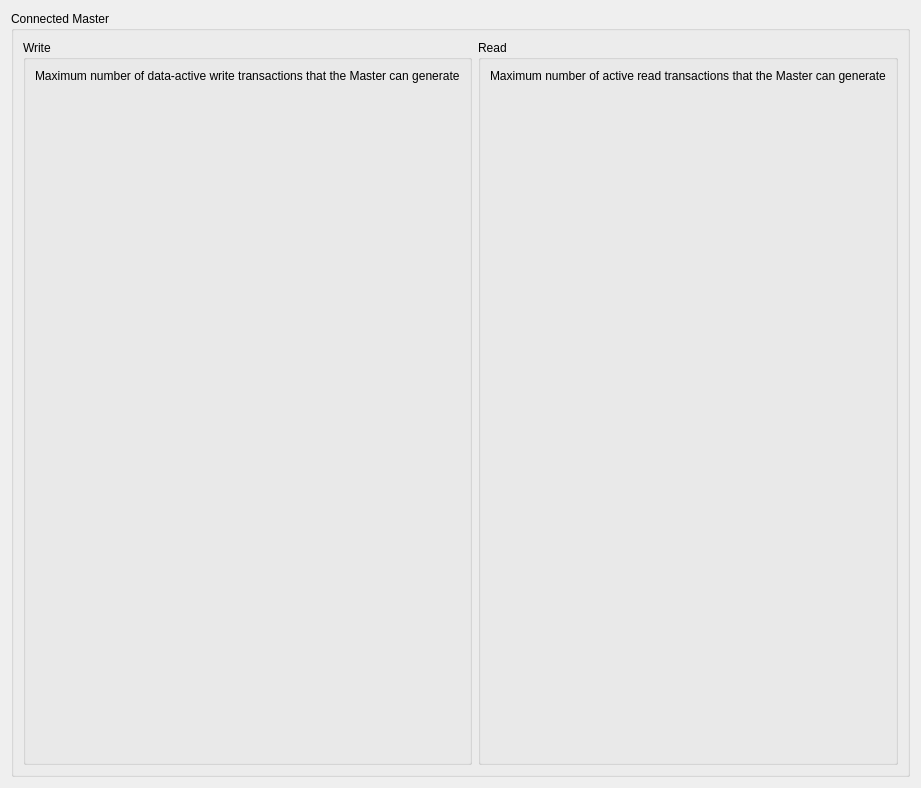
             <widget class="QWidget" name="scrollAreaWidgetContents_10">
              <property name="geometry">
               <rect>
                <x>0</x>
                <y>0</y>
                <width>921</width>
                <height>788</height>
               </rect>
              </property>
              <layout class="QHBoxLayout" name="horizontalLayout_21">
               <item>
                <widget class="QGroupBox" name="groupBox_21">
                 <property name="title">
                  <string>Connected Master</string>
                 </property>
                 <layout class="QHBoxLayout" name="horizontalLayout_20">
                  <item>
                   <widget class="QGroupBox" name="groupBox_23">
                    <property name="title">
                     <string>Write</string>
                    </property>
                    <layout class="QVBoxLayout" name="verticalLayout_22">
                     <item>
                      <widget class="QLabel" name="label_10">
                       <property name="text">
                        <string>Maximum number of data-active write transactions that the Master can generate</string>
                       </property>
                      </widget>
                     </item>
                     <item>
                      <widget class="MdtGui::LabeledCombobox" name="C_M_AXI_WRITE_ISSUING_1">
                       <property name="Hidden">
                        <bool>true</bool>
                       </property>
                      </widget>
                     </item>
                     <item>
                      <widget class="MdtGui::LabeledCombobox" name="C_M_AXI_WRITE_ISSUING_2">
                       <property name="Hidden">
                        <bool>true</bool>
                       </property>
                      </widget>
                     </item>
                     <item>
                      <widget class="MdtGui::LabeledCombobox" name="C_M_AXI_WRITE_ISSUING_3">
                       <property name="Hidden">
                        <bool>true</bool>
                       </property>
                      </widget>
                     </item>
                     <item>
                      <widget class="MdtGui::LabeledCombobox" name="C_M_AXI_WRITE_ISSUING_4">
                       <property name="Hidden">
                        <bool>true</bool>
                       </property>
                      </widget>
                     </item>
                     <item>
                      <widget class="MdtGui::LabeledCombobox" name="C_M_AXI_WRITE_ISSUING_5">
                       <property name="Hidden">
                        <bool>true</bool>
                       </property>
                      </widget>
                     </item>
                     <item>
                      <widget class="MdtGui::LabeledCombobox" name="C_M_AXI_WRITE_ISSUING_6">
                       <property name="Hidden">
                        <bool>true</bool>
                       </property>
                      </widget>
                     </item>
                     <item>
                      <widget class="MdtGui::LabeledCombobox" name="C_M_AXI_WRITE_ISSUING_7">
                       <property name="Hidden">
                        <bool>true</bool>
                       </property>
                      </widget>
                     </item>
                     <item>
                      <widget class="MdtGui::LabeledCombobox" name="C_M_AXI_WRITE_ISSUING_8">
                       <property name="Hidden">
                        <bool>true</bool>
                       </property>
                      </widget>
                     </item>
                     <item>
                      <widget class="MdtGui::LabeledCombobox" name="C_M_AXI_WRITE_ISSUING_9">
                       <property name="Hidden">
                        <bool>true</bool>
                       </property>
                      </widget>
                     </item>
                     <item>
                      <widget class="MdtGui::LabeledCombobox" name="C_M_AXI_WRITE_ISSUING_10">
                       <property name="Hidden">
                        <bool>true</bool>
                       </property>
                      </widget>
                     </item>
                     <item>
                      <widget class="MdtGui::LabeledCombobox" name="C_M_AXI_WRITE_ISSUING_11">
                       <property name="Hidden">
                        <bool>true</bool>
                       </property>
                      </widget>
                     </item>
                     <item>
                      <widget class="MdtGui::LabeledCombobox" name="C_M_AXI_WRITE_ISSUING_12">
                       <property name="Hidden">
                        <bool>true</bool>
                       </property>
                      </widget>
                     </item>
                     <item>
                      <widget class="MdtGui::LabeledCombobox" name="C_M_AXI_WRITE_ISSUING_13">
                       <property name="Hidden">
                        <bool>true</bool>
                       </property>
                      </widget>
                     </item>
                     <item>
                      <widget class="MdtGui::LabeledCombobox" name="C_M_AXI_WRITE_ISSUING_14">
                       <property name="Hidden">
                        <bool>true</bool>
                       </property>
                      </widget>
                     </item>
                     <item>
                      <widget class="MdtGui::LabeledCombobox" name="C_M_AXI_WRITE_ISSUING_15">
                       <property name="Hidden">
                        <bool>true</bool>
                       </property>
                      </widget>
                     </item>
                     <item>
                      <widget class="MdtGui::LabeledCombobox" name="C_M_AXI_WRITE_ISSUING_16">
                       <property name="Hidden">
                        <bool>true</bool>
                       </property>
                      </widget>
                     </item>
                     <item>
                      <spacer name="verticalSpacer_19">
                       <property name="orientation">
                        <enum>Qt::Vertical</enum>
                       </property>
                       <property name="sizeHint" stdset="0">
                        <size>
                         <width>20</width>
                         <height>40</height>
                        </size>
                       </property>
                      </spacer>
                     </item>
                    </layout>
                   </widget>
                  </item>
                  <item>
                   <widget class="QGroupBox" name="groupBox_22">
                    <property name="title">
                     <string>Read</string>
                    </property>
                    <layout class="QVBoxLayout" name="verticalLayout_21">
                     <item>
                      <widget class="QLabel" name="label_11">
                       <property name="text">
                        <string>Maximum number of active read transactions that the Master can generate</string>
                       </property>
                      </widget>
                     </item>
                     <item>
                      <widget class="MdtGui::LabeledCombobox" name="C_M_AXI_READ_ISSUING_1"/>
                     </item>
                     <item>
                      <widget class="MdtGui::LabeledCombobox" name="C_M_AXI_READ_ISSUING_2">
                       <property name="Hidden">
                        <bool>true</bool>
                       </property>
                      </widget>
                     </item>
                     <item>
                      <widget class="MdtGui::LabeledCombobox" name="C_M_AXI_READ_ISSUING_3">
                       <property name="Hidden">
                        <bool>true</bool>
                       </property>
                      </widget>
                     </item>
                     <item>
                      <widget class="MdtGui::LabeledCombobox" name="C_M_AXI_READ_ISSUING_4">
                       <property name="Hidden">
                        <bool>true</bool>
                       </property>
                      </widget>
                     </item>
                     <item>
                      <widget class="MdtGui::LabeledCombobox" name="C_M_AXI_READ_ISSUING_5">
                       <property name="Hidden">
                        <bool>true</bool>
                       </property>
                      </widget>
                     </item>
                     <item>
                      <widget class="MdtGui::LabeledCombobox" name="C_M_AXI_READ_ISSUING_6">
                       <property name="Hidden">
                        <bool>true</bool>
                       </property>
                      </widget>
                     </item>
                     <item>
                      <widget class="MdtGui::LabeledCombobox" name="C_M_AXI_READ_ISSUING_7">
                       <property name="Hidden">
                        <bool>true</bool>
                       </property>
                      </widget>
                     </item>
                     <item>
                      <widget class="MdtGui::LabeledCombobox" name="C_M_AXI_READ_ISSUING_8">
                       <property name="Hidden">
                        <bool>true</bool>
                       </property>
                      </widget>
                     </item>
                     <item>
                      <widget class="MdtGui::LabeledCombobox" name="C_M_AXI_READ_ISSUING_9">
                       <property name="Hidden">
                        <bool>true</bool>
                       </property>
                      </widget>
                     </item>
                     <item>
                      <widget class="MdtGui::LabeledCombobox" name="C_M_AXI_READ_ISSUING_10">
                       <property name="Hidden">
                        <bool>true</bool>
                       </property>
                      </widget>
                     </item>
                     <item>
                      <widget class="MdtGui::LabeledCombobox" name="C_M_AXI_READ_ISSUING_11">
                       <property name="Hidden">
                        <bool>true</bool>
                       </property>
                      </widget>
                     </item>
                     <item>
                      <widget class="MdtGui::LabeledCombobox" name="C_M_AXI_READ_ISSUING_12">
                       <property name="Hidden">
                        <bool>true</bool>
                       </property>
                      </widget>
                     </item>
                     <item>
                      <widget class="MdtGui::LabeledCombobox" name="C_M_AXI_READ_ISSUING_13">
                       <property name="Hidden">
                        <bool>true</bool>
                       </property>
                      </widget>
                     </item>
                     <item>
                      <widget class="MdtGui::LabeledCombobox" name="C_M_AXI_READ_ISSUING_14">
                       <property name="Hidden">
                        <bool>true</bool>
                       </property>
                      </widget>
                     </item>
                     <item>
                      <widget class="MdtGui::LabeledCombobox" name="C_M_AXI_READ_ISSUING_15">
                       <property name="Hidden">
                        <bool>true</bool>
                       </property>
                      </widget>
                     </item>
                     <item>
                      <widget class="MdtGui::LabeledCombobox" name="C_M_AXI_READ_ISSUING_16">
                       <property name="Hidden">
                        <bool>true</bool>
                       </property>
                      </widget>
                     </item>
                     <item>
                      <spacer name="verticalSpacer_18">
                       <property name="orientation">
                        <enum>Qt::Vertical</enum>
                       </property>
                       <property name="sizeHint" stdset="0">
                        <size>
                         <width>20</width>
                         <height>40</height>
                        </size>
                       </property>
                      </spacer>
                     </item>
                    </layout>
                   </widget>
                  </item>
                 </layout>
                </widget>
               </item>
              </layout>
             </widget>
